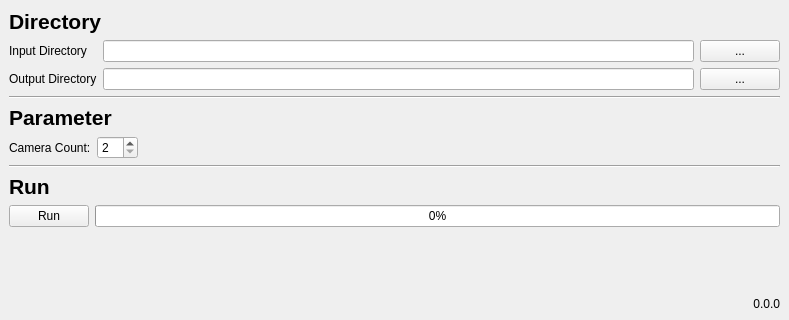
<?xml version="1.0" encoding="UTF-8"?>
<ui version="4.0">
 <class>ImgSlicer</class>
 <widget class="QMainWindow" name="ImgSlicer">
  <property name="geometry">
   <rect>
    <x>0</x>
    <y>0</y>
    <width>789</width>
    <height>320</height>
   </rect>
  </property>
  <property name="windowTitle">
   <string>ImgSlicer</string>
  </property>
  <widget class="QWidget" name="centralwidget">
   <layout class="QVBoxLayout" name="verticalLayout">
    <item>
     <widget class="QLabel" name="dirLabel">
      <property name="text">
       <string>&lt;html&gt;&lt;head/&gt;&lt;body&gt;&lt;p&gt;&lt;span style=&quot; font-size:16pt; font-weight:700;&quot;&gt;Directory&lt;/span&gt;&lt;/p&gt;&lt;/body&gt;&lt;/html&gt;</string>
      </property>
     </widget>
    </item>
    <item>
     <layout class="QGridLayout" name="gridLayout_4">
      <property name="topMargin">
       <number>0</number>
      </property>
      <item row="0" column="0">
       <widget class="QLabel" name="inDirLabel">
        <property name="text">
         <string>Input Directory</string>
        </property>
       </widget>
      </item>
      <item row="0" column="1">
       <widget class="QLineEdit" name="inDirBox"/>
      </item>
      <item row="0" column="2">
       <widget class="QPushButton" name="inDirButton">
        <property name="text">
         <string>...</string>
        </property>
       </widget>
      </item>
      <item row="1" column="0">
       <widget class="QLabel" name="outDirLabel">
        <property name="text">
         <string>Output Directory</string>
        </property>
       </widget>
      </item>
      <item row="1" column="1">
       <widget class="QLineEdit" name="outDirBox"/>
      </item>
      <item row="1" column="2">
       <widget class="QPushButton" name="outDirButton">
        <property name="text">
         <string>...</string>
        </property>
       </widget>
      </item>
     </layout>
    </item>
    <item>
     <widget class="Line" name="line">
      <property name="orientation">
       <enum>Qt::Orientation::Horizontal</enum>
      </property>
     </widget>
    </item>
    <item>
     <widget class="QLabel" name="paramLabel">
      <property name="text">
       <string>&lt;html&gt;&lt;head/&gt;&lt;body&gt;&lt;p&gt;&lt;span style=&quot; font-size:16pt; font-weight:700;&quot;&gt;Parameter&lt;/span&gt;&lt;/p&gt;&lt;/body&gt;&lt;/html&gt;</string>
      </property>
     </widget>
    </item>
    <item>
     <layout class="QHBoxLayout" name="horizontalLayout_4">
      <item>
       <widget class="QLabel" name="camCntLabel">
        <property name="text">
         <string>Camera Count:</string>
        </property>
       </widget>
      </item>
      <item>
       <widget class="QSpinBox" name="camCntBox">
        <property name="minimum">
         <number>2</number>
        </property>
       </widget>
      </item>
      <item>
       <spacer name="horizontalSpacer">
        <property name="orientation">
         <enum>Qt::Orientation::Horizontal</enum>
        </property>
        <property name="sizeHint" stdset="0">
         <size>
          <width>40</width>
          <height>20</height>
         </size>
        </property>
       </spacer>
      </item>
     </layout>
    </item>
    <item>
     <widget class="Line" name="line_2">
      <property name="orientation">
       <enum>Qt::Orientation::Horizontal</enum>
      </property>
     </widget>
    </item>
    <item>
     <widget class="QLabel" name="runLabel">
      <property name="text">
       <string>&lt;html&gt;&lt;head/&gt;&lt;body&gt;&lt;p&gt;&lt;span style=&quot; font-size:16pt; font-weight:700;&quot;&gt;Run&lt;/span&gt;&lt;/p&gt;&lt;/body&gt;&lt;/html&gt;</string>
      </property>
     </widget>
    </item>
    <item>
     <layout class="QHBoxLayout" name="horizontalLayout">
      <property name="topMargin">
       <number>0</number>
      </property>
      <item>
       <widget class="QPushButton" name="runSwitch">
        <property name="text">
         <string>Run</string>
        </property>
       </widget>
      </item>
      <item>
       <widget class="QProgressBar" name="progressBar">
        <property name="minimum">
         <number>0</number>
        </property>
        <property name="maximum">
         <number>100</number>
        </property>
        <property name="value">
         <number>0</number>
        </property>
        <property name="format">
         <string>%p%</string>
        </property>
       </widget>
      </item>
     </layout>
    </item>
    <item>
     <spacer name="verticalSpacer">
      <property name="orientation">
       <enum>Qt::Orientation::Vertical</enum>
      </property>
      <property name="sizeHint" stdset="0">
       <size>
        <width>20</width>
        <height>40</height>
       </size>
      </property>
     </spacer>
    </item>
    <item>
     <widget class="QLabel" name="version">
      <property name="text">
       <string>0.0.0</string>
      </property>
      <property name="alignment">
       <set>Qt::AlignmentFlag::AlignRight|Qt::AlignmentFlag::AlignTrailing|Qt::AlignmentFlag::AlignVCenter</set>
      </property>
     </widget>
    </item>
   </layout>
  </widget>
 </widget>
 <resources/>
 <connections/>
</ui>
